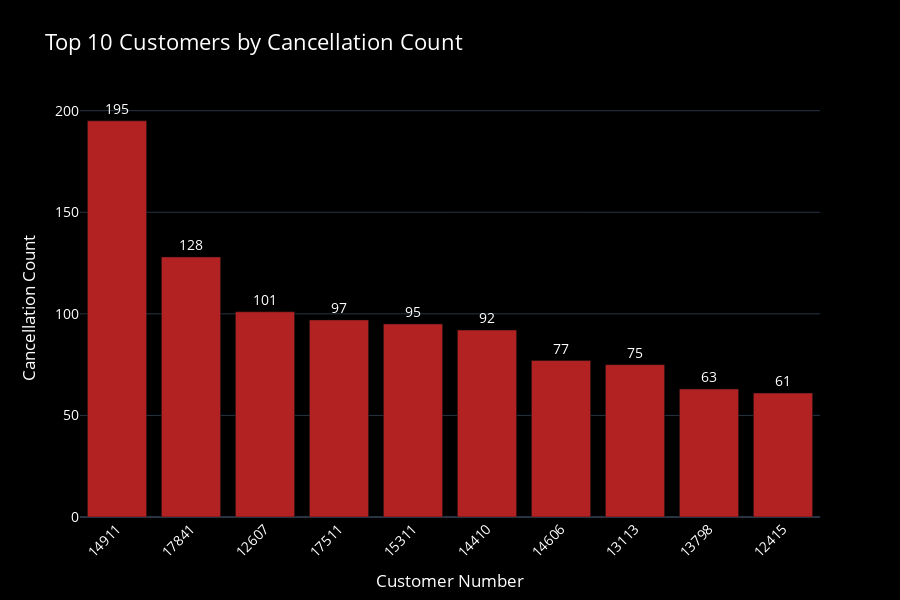

Source (notebook cell):
### Markdown cell above
#### Top 10 Customers by Cancellation Count :

### Code cell
# Group cancellations by customer
cancellation_by_customer = cancellations.groupby('CustomerNo')['TransactionNo'].count().reset_index(name='CancellationCount')

# Get the top 10 customers with the highest cancellations
top_customers_by_cancellations = cancellation_by_customer.sort_values(by='CancellationCount', ascending=False).head(10)

# Convert CustomerNo to string for better labeling
top_customers_by_cancellations['CustomerNo'] = top_customers_by_cancellations['CustomerNo'].astype(str)

# Create a dark-themed bar chart for cancellation counts
fig = px.bar(
    top_customers_by_cancellations,
    x='CustomerNo',
    y='CancellationCount',
    text='CancellationCount',  # Display count values
    title="Top 10 Customers by Cancellation Count",
    labels={'CustomerNo': 'Customer Number', 'CancellationCount': 'Cancellation Count'},
    color_discrete_sequence=['#B22222'],  # Bright red for contrast
    template="plotly_dark"  # Dark theme
)

# Update layout for better visualization
fig.update_traces(
    texttemplate='%{text}', 
    textposition='outside'
)

fig.update_layout(
    xaxis_title="Customer Number",
    yaxis_title="Cancellation Count",
    xaxis_tickangle=-45,
    width=900,
    height=600,
    title_font=dict(size=22, color='white'),
    font=dict(size=14, color='white'),
    plot_bgcolor='black',  # Dark background
    paper_bgcolor='black'
)

# Show the plot
fig.show()

### Figure 1 — Plotly figure (JSON) as saved in the notebook; plotly's stock layout.template omitted (floating-point values rounded to 4 significant figures)
{"data": [{"alignmentgroup": "True", "hovertemplate": "Customer Number=%{x}<br>Cancellation Count=%{text}<extra></extra>", "legendgroup": "", "marker": {"color": "#B22222", "pattern": {"shape": ""}}, "name": "", "offsetgroup": "", "orientation": "v", "showlegend": false, "text": [195, 128, 101, 97, 95, 92, 77, 75, 63, 61], "textposition": "outside", "texttemplate": "%{text}", "type": "bar", "x": ["14911", "17841", "12607", "17511", "15311", "14410", "14606", "13113", "13798", "12415"], "xaxis": "x", "y": [195, 128, 101, 97, 95, 92, 77, 75, 63, 61], "yaxis": "y"}], "layout": {"barmode": "relative", "font": {"color": "white", "size": 14}, "height": 600, "legend": {"tracegroupgap": 0}, "paper_bgcolor": "black", "plot_bgcolor": "black", "title": {"font": {"color": "white", "size": 22}, "text": "Top 10 Customers by Cancellation Count"}, "width": 900, "xaxis": {"anchor": "y", "domain": [0, 1], "tickangle": -45, "title": {"text": "Customer Number"}}, "yaxis": {"anchor": "x", "domain": [0, 1], "title": {"text": "Cancellation Count"}}}}
